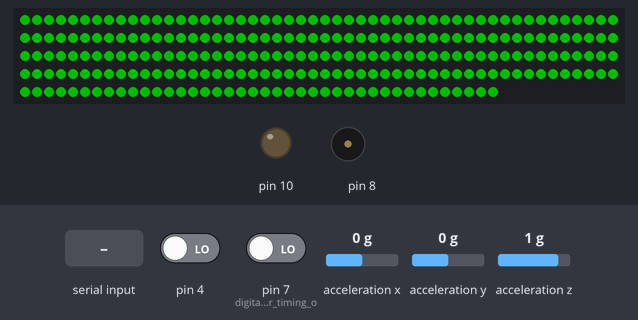
Bench run of a sketch on a simulated Arduino Pro Mini, built with avr-gcc and run on an emulated ATmega328P. Shown: 240 RGB LEDs in strip order, left to right, continuing on the next row, output pins drawn as LEDs (lit = HIGH), buzzer (waves = sounding). Inputs (shaded band) come from the test bench; at power-on: pin 4 LOW, pin 7 (digital_flag_for_timing_o) LOW, acceleration x 0 g, acceleration y 0 g, acceleration z 1 g. Dim RGB values are drawn brighter than linear.

Above: at 1.8 s.
1.9 s: pin 4 driven HIGH
At 2.44 s:
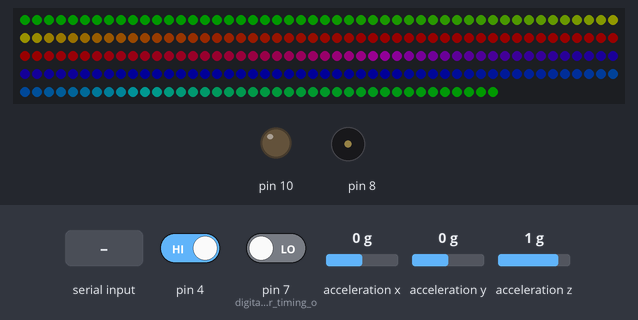
4.9 s: byte 1 (1) received over Serial
At 5.16 s:
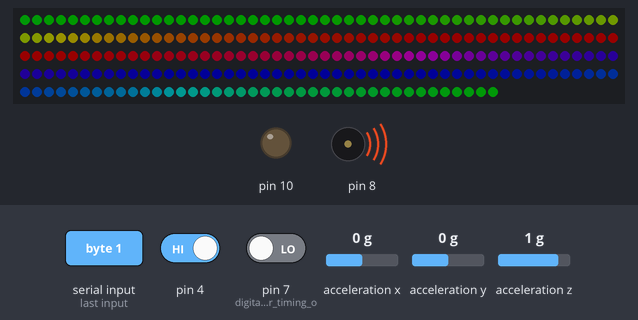
6.5 s: byte 2 (2) received over Serial
At 12.62 s:
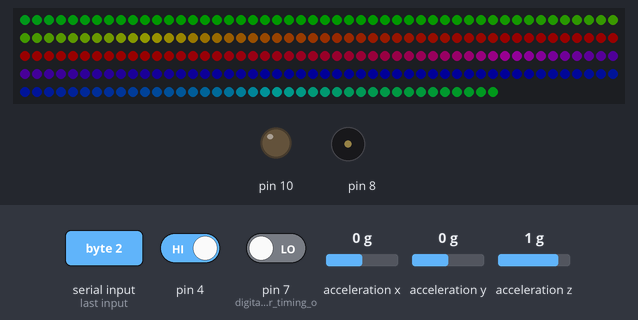
Timing chart, 0 to 14.1 s (numbered marks = the images above; inputs shaded):
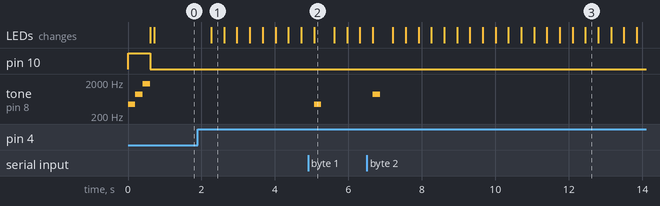

Measured:
- after the input at 1.9 s, the LEDs: change after 0.37 s (image 1)
- after the input at 4.9 s, tone on pin 8: silent → 440 Hz after 0.16 s, → silent 0.20 s later
- after the input at 6.5 s, tone on pin 8: silent → 880 Hz after 0.16 s, → silent 0.20 s later

The sketch:

LongmontStrip1.ino
```cpp
/* =============================================================
 * Longmont Strip1
 * Run this on the breadboard 5V Arduino, Xbee #11
 * based on BB7 snow globe code
 *
 *  LED string on SPI port pins 11 and 13 CLK and MOSI, pin 10 SPISEL
 *   is an enable signal to the voltage translator TXB0104, must be high
 *   to send data to LEDs
 *  Accelerometer on SPI bus, pins 11,12,13, uses pin 10 SPISEL as
 *   an active low select.
 *  Xbee on the UART pins RXI TXD, 57600 baud to match bootloader,
 *   DIO3 is tied to GRN (reset thru 0.1 uF cap), "digital line passing"
 *   forwards DIO3 of master, which is tied to DTR so the Arduino IDE
 *   can reset chip and start programming sequence.
 *  Piezo for tone on pin 8.
 *  Max4466 Mic Amp on A0 analog input for sound.
 *
 *  2 menu switch inputs on pins 4 and 7.
 *
 *  LED Layout: 2 sets 0 to 20, and 21 to 41, plus one extra at 42.
 *
 *  Dr Tom Flint, 27 Jan 2019
 *  Rework for the 3.3 volt ProMini, 22 Feb 2019
 *  Add over-the-air setup, 1 Mar 2019
 *  Adapt for Globe BB-6a, 2 April 2019
 *  From BB7 hack a new Bike Lights version, 13 Nov 2020
 *  Add daisy-chain dotstar on end of fiber box, 22 Nov 2020
 *  Alter for long strip tests, 21 Dec 2020
 *
 ===============================================================*/

#include <Adafruit_DotStar.h>
#include <SPI.h>              // spi for LED string
#include "SparkFunLIS3DH.h"   // 3d accelerometer
#include "Wire.h"             // i2c for accel
//#define NUMLEDS 7            // Number of LEDs in strip
#define NUMLEDS 240            // Number of LEDs in strip
#define TONETIME 200          // mSec for tone outputs

Adafruit_DotStar strip = Adafruit_DotStar(NUMLEDS, DOTSTAR_BRG);

typedef struct {
    double r;       // a fraction between 0 and 1
    double g;       // a fraction between 0 and 1
    double b;       // a fraction between 0 and 1
} rgb;

typedef struct {
    double h;       // angle in degrees
    double s;       // a fraction between 0 and 1
    double v;       // a fraction between 0 and 1
} hsv;
rgb colorOut;
hsv colorIn;

// Colors
unsigned long color1;   // hue (HSV)
float bright = 0.0;
float bright_cmd = 0.0;
float bright2 = 0.0;
unsigned int shift = 0;

float findex = 120;       // Keep track of hue with a float, limit loop delay
//float finc = 0.2;      // increment much less than 1.0
float finc = 3.0;      // increment much less than 1.0
float hueBase = 0;
int led = 0;
float index = 0;
float index2 = 0;

//#define NUMHUES 7    //   red    ora    yel  grn   cyan   indigo  violet   repeat red
//float Hue[NUMHUES+1] = { 120,   115,   90,  4,    340,   260,    210,      120 };
#define NUMHUES 6    //   red  yel  grn   cyan   indigo  violet   repeat red
float Hue[NUMHUES+1] = { 120,  60,  0,    300,   240,    180,      120 };
float HueDelta = 5;

#define NUMSHADES 20
#define NUMCOLORS (NUMHUES*NUMSHADES)
unsigned long colorA[NUMCOLORS+2];

int index3 = 0;   // indices 3,4 for new color methods
int index4 = 0;
int delay2 = 0;

//#define MAXMODE 10
#define MAXMODE 1
int mode = 0 ;
int old_mode = 1;

#define MAXLEVEL 9
int level = 6;
int old_level = 0;

int buttons_in = 3;
int old_buttons = 3;

// Xbee
int XbeeIn = 0;
int XbeeOut = 0;
int XbeeCount = 0;

// Accelerometer
LIS3DH a1( SPI_MODE, 10 );  // Use spi with pin10 as chip select
float ax, ay, az;     // accelerometer readings
float mx, my, mz;     // magnitude and limit to 0 to 1.0


//=================================================================================
// rgb values are doubles on scale 0 to 1.0

hsv rgb2hsv(rgb in)
{
    hsv         out;
    double      min, max, delta;

    min = in.r < in.g ? in.r : in.g;
    min = min  < in.b ? min  : in.b;

    max = in.r > in.g ? in.r : in.g;
    max = max  > in.b ? max  : in.b;

    out.v = max;                                // v
    delta = max - min;
    if (delta < 0.00001)
    {
        out.s = 0;
        out.h = 0; // undefined, maybe nan?
        return out;
    }
    if( max > 0.0 ) { // NOTE: if Max is == 0, this divide would cause a crash
        out.s = (delta / max);                  // s
    } else {
        // if max is 0, then r = g = b = 0
        // s = 0, h is undefined
        out.s = 0.0;
        out.h = NAN;                            // its now undefined
        return out;
    }
    if( in.r >= max )                           // > is bogus, just keeps compilor happy
        out.h = ( in.g - in.b ) / delta;        // between yellow & magenta
    else
    if( in.g >= max )
        out.h = 2.0 + ( in.b - in.r ) / delta;  // between cyan & yellow
    else
        out.h = 4.0 + ( in.r - in.g ) / delta;  // between magenta & cyan

    out.h *= 60.0;                              // degrees

    if( out.h < 0.0 )
        out.h += 360.0;

    return out;
}

//=================================================================================
// This function converts HSV to RGB triplets

rgb hsv2rgb(hsv in)
{
    double      hh, p, q, t, ff;
    long        i;
    rgb         out;

    if(in.s <= 0.0) {       // < is bogus, just shuts up warnings
        out.r = in.v;
        out.g = in.v;
        out.b = in.v;
        return out;
    }
    hh = in.h;
    if(hh >= 360.0) hh = 0.0;
    hh /= 60.0;
    i = (long)hh;
    ff = hh - i;
    p = in.v * (1.0 - in.s);
    q = in.v * (1.0 - (in.s * ff));
    t = in.v * (1.0 - (in.s * (1.0 - ff)));

    switch(i) {
    case 0:
        out.r = in.v;
        out.g = t;
        out.b = p;
        break;
    case 1:
        out.r = q;
        out.g = in.v;
        out.b = p;
        break;
    case 2:
        out.r = p;
        out.g = in.v;
        out.b = t;
        break;

    case 3:
        out.r = p;
        out.g = q;
        out.b = in.v;
        break;
    case 4:
        out.r = t;
        out.g = p;
        out.b = in.v;
        break;
    case 5:
    default:
        out.r = in.v;
        out.g = p;
        out.b = q;
        break;
    }
    return out;
}


//=================================================================================
// This function takes floating point values for
// hue = h range 0 to 360
// saturation = s range 0 to 1.0
// value = v range 0 to 1.0
// and returns a 32 bit color code for the RGB values
// needed for the LED string: 0x00GGRRBB
unsigned long getColor(float h, float s, float v){

  unsigned long temp;

  colorIn.h = h;
  colorIn.s = s;
  colorIn.v = v;
  colorOut = hsv2rgb(colorIn);
  colorOut.r *= 255;
  colorOut.g *= 255;
  colorOut.b *= 255;

  temp = colorOut.r;
  temp = temp<<8;
  temp = temp + colorOut.g;
  temp = temp<<8;
  temp = temp + colorOut.b;

  return(temp);
}

//=================================================================================
// This function takes floating point values for
// hue = h range 0 to 360
// saturation = s range 0 to 1.0
// value = v range 0 to 1.0
// and returns a 32 bit color code for the RGB values
// needed for the LED string: 0x00GGRRBB
unsigned long getColor2(float h, float s, float v){

  unsigned long temp;

  colorIn.h = h;
  colorIn.s = s;
  colorIn.v = v;
  colorOut = hsv2rgb(colorIn);

  // compensation for low end output
  if(colorOut.r>0.005) colorOut.r = colorOut.r + 0.01*(1-colorOut.r)*(1-colorOut.r);
  if(colorOut.g>0.005) colorOut.g = colorOut.g + 0.01*(1-colorOut.g)*(1-colorOut.g);
  if(colorOut.b>0.005) colorOut.b = colorOut.b + 0.01*(1-colorOut.b)*(1-colorOut.b);

  colorOut.r *= 255;
  colorOut.g *= 255;
  colorOut.b *= 255;

  temp = colorOut.r;
  temp = temp<<8;
  temp = temp + colorOut.g;
  temp = temp<<8;
  temp = temp + colorOut.b;

  return(temp);
}

//=================================================================================
// This function takes floating point values for
// hue = h range 0 to 360
// saturation = s range 0 to 1.0
// value = v range 0 to 1.0
// and returns a 32 bit color code for the RGB values
// needed for the LED string: 0x00GGRRBB
// Use the Adafruit DotStar libraries as much as possible

unsigned long getColor3(float h, float s, float v){

  unsigned long color1;
  unsigned long color2;
  uint16_t hue;
  uint8_t sat;
  uint8_t val;

  hue = floor(h*65535.0/360.0);
  sat = floor(s*255);
  val = floor(v*255);

  color1= strip.ColorHSV(hue,sat,val);
  color2 = strip.gamma32(color1);

  return(color2);
}

//=================================================================================
// Scale a color that is already in the unsigned long format by a floating point
// value to achieve dimming from a full brightness reference
unsigned long scaleColor(unsigned long color, float bright){

  unsigned long scolor = 0;
  unsigned long red = 0;
  unsigned long grn = 0;
  unsigned long blu = 0;

  // divide the unsigned long into 3 fields
  blu=color & 0x000000FF;
  grn=(color & 0x0000FF00)>>8;
  red=(color & 0x00FF0000)>>16;

  // compensation for non-linear output
  if(bright<0.003){
    bright=0;
  }else{
    bright = bright*bright+0.001;
  }
  if(bright>1)bright=1;

  // scale each color
  blu = bright * (float)blu;
  grn = bright * (float)grn;
  red = bright * (float)red;

  // assemble back into an unsigned long
  scolor = red;
  scolor = scolor<<8;
  scolor = scolor + grn;
  scolor = scolor<<8;
  scolor = scolor + blu;

  return(scolor);
}

//=================================================================================
// Scale a color that is already in the unsigned long format by shifting
// value to achieve dimming from a full brightness reference
unsigned long scaleColor2(unsigned long color, int shift){

  unsigned long scolor = 0;
  unsigned long red = 0;
  unsigned long grn = 0;
  unsigned long blu = 0;

  if(shift<0)return(0L);
  if(shift>7)return(0L);

  // divide the unsigned long into 3 fields
  blu=color & 0x000000FF;
  grn=(color & 0x0000FF00)>>8;
  red=(color & 0x00FF0000)>>16;

  // scale each color
  blu = blu>>shift;
  grn = grn>>shift;
  red = red>>shift;

  // assemble back into an unsigned long
  scolor = red;
  scolor = scolor<<8;
  scolor = scolor + grn;
  scolor = scolor<<8;
  scolor = scolor + blu;

  return(scolor);
}
//=================================================================================

void setup() {

  // Pin 10 is the SPISEL line, set it HIGH to use the LEDs or the Piezo, both are enabled
  // thru the 3.3 to 5 volt level shifter.  Pin 10 LOW to use spi with the accelerometer.
  pinMode(10,OUTPUT);
  digitalWrite(10,LOW);

  // Startup tone
  digitalWrite(10,HIGH);
  tone(8,440,TONETIME);
  delay(TONETIME);
  tone(8,880,TONETIME);
  delay(TONETIME);
  tone(8,1760,TONETIME);
  delay(TONETIME);
  digitalWrite(10,LOW);

  // LED strip
  digitalWrite(10,HIGH);
  strip.begin(); // Initialize pins for output
  strip.show();  // Turn all LEDs off ASAP
  digitalWrite(10,LOW);

  // Xbee
//  Serial.begin(19200);   // Serial comms with the Xbee
  Serial.begin(57600);   // Serial comms with the Xbee

  // Debugging
//  Serial.begin(19200);   // Serial comms to the IDE for debug
//  Serial.print("ProMini3: startup Ok");
  pinMode(7,OUTPUT);    // digital flag for timing on scope
  digitalWrite(7,LOW);

  // Accelerometer
  a1.settings.adcEnabled = 0;
  a1.settings.tempEnabled = 0;
  a1.settings.accelSampleRate = 25;  // Hz.  Can be: 0,1,10,25,50,100,200,400,1600,5000 Hz
  a1.settings.accelRange = 4;        // Max G force readable.  Can be: 2, 4, 8, 16
  a1.settings.xAccelEnabled = 1;
  a1.settings.yAccelEnabled = 1;
  a1.settings.zAccelEnabled = 1;
  a1.begin();

  // Toggle menu switch on pins 4 and 7
  pinMode(4,INPUT);
  pinMode(7,INPUT);

  // setup colors
  int hi; // hue index
  int ci; // color index
  int di; // delta index
  float base;
  float delta;
  ci=0;

  for(hi=0;hi<NUMHUES;hi++){          // loop over the hues
    base = Hue[hi];
    index2=base;    // TEST
    delta = Hue[hi]-Hue[hi+1];
    if(delta<0) delta+=360;
    delta = delta / (float)NUMSHADES;
    for(di=0;di<NUMSHADES;di++) {       // generate shades of each hue
      index2 = base - delta*di;
      while(index2>360)index2-=360;
      while(index2<0)index2+=360;
      colorA[hi*NUMSHADES+di]=getColor2(index2,1,1);  // full brightness, use RGB low-level compensation
    }
  }

}

//=================================================================================

void loop() {

  // Read the 3d accelerometer on the SPI
  digitalWrite(4,HIGH);
  ax = a1.readFloatAccelX();
  ay = a1.readFloatAccelY();
  az = a1.readFloatAccelZ();
  digitalWrite(4,LOW);

  // Xbee comms
  if(Serial.available()>0){
    XbeeIn = Serial.read();
    XbeeOut = XbeeIn + 1;

    //Serial.print(XbeeOut);

    if(XbeeIn == 1){
      tone(8,440,TONETIME);
      delay(TONETIME);
    }
    if(XbeeIn == 2){
      tone(8,880,TONETIME);
      delay(TONETIME);
    }
    if(XbeeIn == 3){
      tone(8,1760,TONETIME);
      delay(TONETIME);
    }

  }


  // Read 4 toggle switch input, normally high, pulled low when toggle is active
  buttons_in = 0;
  if(digitalRead(4)==HIGH) buttons_in +=1;
  if(digitalRead(7)==HIGH) buttons_in +=2;
  if(buttons_in != old_buttons){
    // got a new button press
    old_buttons = buttons_in;

    if(buttons_in == 1){
      mode +=1;
      if(mode>MAXMODE) mode=0;
    }
    if(buttons_in == 2){
      level +=1;
      if(level>MAXLEVEL) level=0;
    }
  }


  // ******** mode ALL *******************************************************
  if(mode >= 0){
    // update the hue index, first as float then as an int
    findex += finc;
    if(findex>360) findex -= 360;
    if(findex<0) findex += 360;
    index = findex;

    // level will control brightness and speed of the spiral
    if(level==0) {bright_cmd=0; shift=9; finc=0;}
    if(level==1) {bright_cmd=0.075; shift=8; finc=0.1;}
    if(level==2) {bright_cmd=0.100; shift=7; finc=0.2;}
    if(level==3) {bright_cmd=0.125; shift=6; finc=0.3;}
    if(level==4) {bright_cmd=0.15; shift=5; finc=0.4;}
    if(level==5) {bright_cmd=0.2; shift=4; finc=0.5;}
    if(level==6) {bright_cmd=0.3; shift=3; finc=0.6;}
    if(level==7) {bright_cmd=0.5; shift=2; finc=0.7;}
    if(level==8) {bright_cmd=0.7; shift=1; finc=1.0;}
    if(level==9) {bright_cmd=1.0; shift=0; finc=3.0;}

//    if(bright<bright_cmd)bright += 0.0005;   // range 0 to 1.0
//    if(bright>bright_cmd)bright -=0.0005;
    bright=bright_cmd;      // TEST don't ramp
  }

  // ***************** mode 0, all RED for night light *******************************************************
  if(mode==0){

    for(led=0;led<NUMLEDS;led++){
      index2=index-led*1.5;
      while(index2>360)index2-=360;
      while(index2<0)index2+=360;
      color1 = getColor(120,1,bright);        // use base color
      strip.setPixelColor(led,color1);
    }

//    color1 = getColor(120,1,0.1);        // mode marker
//    strip.setPixelColor(0,color1);
}
  // ***************** mode 1, flow *******************************************************
  if(mode==1){

    for(led=0;led<NUMLEDS;led++){
      index2=index-led*1.5;
      while(index2>360)index2-=360;
      while(index2<0)index2+=360;
      color1 = scaleColor(getColor3(index2,1,1.0),bright);        // use base color
      strip.setPixelColor(led,color1);
    }
    //color1 = getColor(0,1,0.1);        // mode marker
    //strip.setPixelColor(0,color1);
  }

  // ***************** mode 2, LUT flow **********************************************
  if(mode==2){
    strip.clear();

    index3=index;

    // update the strip
    for(led=0;led<NUMLEDS;led++){
      index4 = index3-(led*1.5)*(float)NUMCOLORS/360;
      while(index4>=NUMCOLORS) index4 -= NUMCOLORS;
      strip.setPixelColor(led, scaleColor(colorA[index4],bright) );
    }

    color1 = getColor(240,1,bright);        // mode marker
    strip.setPixelColor(0,color1);
  }

  // ***************** mode x, Show 7 Colors **************************
  if(mode==-3){
    strip.clear();

    for(led=0;led<NUMLEDS;led++){
      strip.setPixelColor(led, getColor(Hue[led],1,bright) );
    }
  }

  // ***************** mode x, Scaled 7 Colors *************************
  if(mode==-5){
    strip.clear();

    for(led=0;led<NUMLEDS;led++){
//      strip.setPixelColor(led, getColor(Hue[led],1,bright) );
//      strip.setPixelColor(led, colorA[led*NUMSHADES] );
      strip.setPixelColor(led, scaleColor(colorA[led*NUMSHADES],bright) );
    }
  }

  // ***************** mode 3, Shift 7 Colors *************************
  if(mode==3){
    strip.clear();

    for(led=0;led<NUMLEDS;led++){
//      strip.setPixelColor(led, getColor(Hue[led],1,bright) );
//      strip.setPixelColor(led, colorA[led*NUMSHADES] );
//      strip.setPixelColor(led, scaleColor(colorA[led*NUMSHADES],bright) );
      strip.setPixelColor(led, scaleColor2(colorA[led*NUMSHADES],shift) );
    }
  }

  // ***************** mode 4:10, Show individual colors with delta  ****
  if(mode>3){
    strip.clear();

    for(led=0;led<NUMLEDS;led++){
      index2=Hue[mode-4]-3*HueDelta +led*HueDelta;
      strip.setPixelColor(led, getColor(index2,1,bright) );
    }
  }


  // ************** end of modes ********************************

  // Update the strip
  digitalWrite(10,HIGH);    // SPI select for LEDs
  strip.show();             // Refresh strip
  digitalWrite(10,LOW);     // De-select LEDS, selects accelerometer

}

//=================================================================================
```
